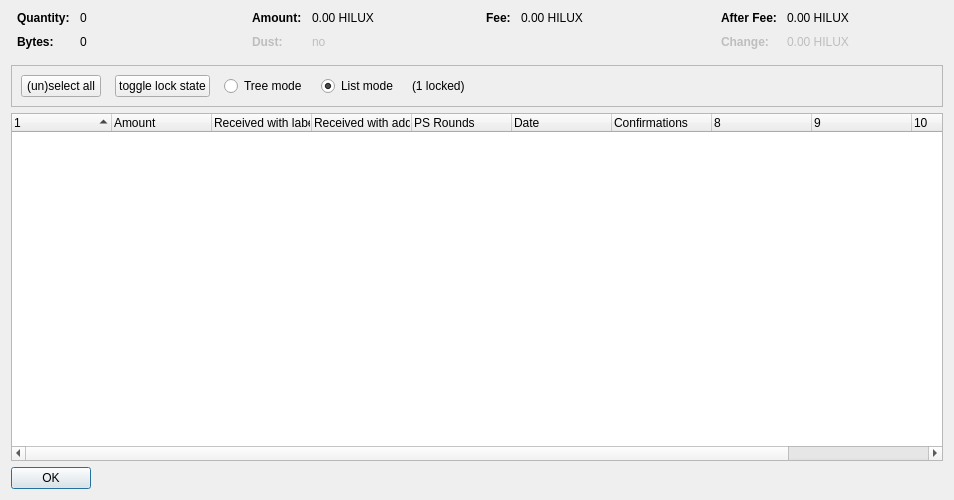
<?xml version="1.0" encoding="UTF-8"?>
<ui version="4.0">
 <class>CoinControlDialog</class>
 <widget class="QDialog" name="CoinControlDialog">
  <property name="geometry">
   <rect>
    <x>0</x>
    <y>0</y>
    <width>954</width>
    <height>500</height>
   </rect>
  </property>
  <property name="windowTitle">
   <string>Coin Selection</string>
  </property>
  <layout class="QVBoxLayout" name="verticalLayout">
   <item>
    <layout class="QHBoxLayout" name="horizontalLayoutTop" stretch="0,0,0,0">
     <property name="topMargin">
      <number>0</number>
     </property>
     <property name="bottomMargin">
      <number>10</number>
     </property>
     <item>
      <layout class="QFormLayout" name="formLayoutCoinControl1">
       <property name="horizontalSpacing">
        <number>10</number>
       </property>
       <property name="verticalSpacing">
        <number>10</number>
       </property>
       <property name="leftMargin">
        <number>6</number>
       </property>
       <property name="rightMargin">
        <number>6</number>
       </property>
       <item row="0" column="0">
        <widget class="QLabel" name="labelCoinControlQuantityText">
         <property name="font">
          <font>
           <weight>75</weight>
           <bold>true</bold>
          </font>
         </property>
         <property name="text">
          <string>Quantity:</string>
         </property>
        </widget>
       </item>
       <item row="0" column="1">
        <widget class="QLabel" name="labelCoinControlQuantity">
         <property name="cursor">
          <cursorShape>IBeamCursor</cursorShape>
         </property>
         <property name="contextMenuPolicy">
          <enum>Qt::ActionsContextMenu</enum>
         </property>
         <property name="text">
          <string notr="true">0</string>
         </property>
         <property name="textInteractionFlags">
          <set>Qt::LinksAccessibleByMouse|Qt::TextSelectableByKeyboard|Qt::TextSelectableByMouse</set>
         </property>
        </widget>
       </item>
       <item row="1" column="0">
        <widget class="QLabel" name="labelCoinControlBytesText">
         <property name="font">
          <font>
           <weight>75</weight>
           <bold>true</bold>
          </font>
         </property>
         <property name="text">
          <string>Bytes:</string>
         </property>
        </widget>
       </item>
       <item row="1" column="1">
        <widget class="QLabel" name="labelCoinControlBytes">
         <property name="cursor">
          <cursorShape>IBeamCursor</cursorShape>
         </property>
         <property name="contextMenuPolicy">
          <enum>Qt::ActionsContextMenu</enum>
         </property>
         <property name="text">
          <string notr="true">0</string>
         </property>
         <property name="textInteractionFlags">
          <set>Qt::LinksAccessibleByMouse|Qt::TextSelectableByKeyboard|Qt::TextSelectableByMouse</set>
         </property>
        </widget>
       </item>
      </layout>
     </item>
     <item>
      <layout class="QFormLayout" name="formLayoutCoinControl2">
       <property name="horizontalSpacing">
        <number>10</number>
       </property>
       <property name="verticalSpacing">
        <number>10</number>
       </property>
       <property name="leftMargin">
        <number>6</number>
       </property>
       <property name="rightMargin">
        <number>6</number>
       </property>
       <item row="0" column="0">
        <widget class="QLabel" name="labelCoinControlAmountText">
         <property name="font">
          <font>
           <weight>75</weight>
           <bold>true</bold>
          </font>
         </property>
         <property name="text">
          <string>Amount:</string>
         </property>
        </widget>
       </item>
       <item row="0" column="1">
        <widget class="QLabel" name="labelCoinControlAmount">
         <property name="cursor">
          <cursorShape>IBeamCursor</cursorShape>
         </property>
         <property name="contextMenuPolicy">
          <enum>Qt::ActionsContextMenu</enum>
         </property>
         <property name="text">
          <string notr="true">0.00 HILUX</string>
         </property>
         <property name="textInteractionFlags">
          <set>Qt::LinksAccessibleByMouse|Qt::TextSelectableByKeyboard|Qt::TextSelectableByMouse</set>
         </property>
        </widget>
       </item>
       <item row="1" column="0">
        <widget class="QLabel" name="labelCoinControlLowOutputText">
         <property name="enabled">
          <bool>false</bool>
         </property>
         <property name="font">
          <font>
           <weight>75</weight>
           <bold>true</bold>
          </font>
         </property>
         <property name="text">
          <string>Dust:</string>
         </property>
        </widget>
       </item>
       <item row="1" column="1">
        <widget class="QLabel" name="labelCoinControlLowOutput">
         <property name="enabled">
          <bool>false</bool>
         </property>
         <property name="cursor">
          <cursorShape>IBeamCursor</cursorShape>
         </property>
         <property name="contextMenuPolicy">
          <enum>Qt::ActionsContextMenu</enum>
         </property>
         <property name="text">
          <string notr="true">no</string>
         </property>
         <property name="textInteractionFlags">
          <set>Qt::LinksAccessibleByMouse|Qt::TextSelectableByKeyboard|Qt::TextSelectableByMouse</set>
         </property>
        </widget>
       </item>
      </layout>
     </item>
     <item>
      <layout class="QFormLayout" name="formLayoutCoinControl3">
       <property name="horizontalSpacing">
        <number>10</number>
       </property>
       <property name="verticalSpacing">
        <number>10</number>
       </property>
       <property name="leftMargin">
        <number>6</number>
       </property>
       <property name="rightMargin">
        <number>6</number>
       </property>
       <item row="0" column="0">
        <widget class="QLabel" name="labelCoinControlFeeText">
         <property name="font">
          <font>
           <weight>75</weight>
           <bold>true</bold>
          </font>
         </property>
         <property name="text">
          <string>Fee:</string>
         </property>
        </widget>
       </item>
       <item row="0" column="1">
        <widget class="QLabel" name="labelCoinControlFee">
         <property name="cursor">
          <cursorShape>IBeamCursor</cursorShape>
         </property>
         <property name="contextMenuPolicy">
          <enum>Qt::ActionsContextMenu</enum>
         </property>
         <property name="text">
          <string notr="true">0.00 HILUX</string>
         </property>
         <property name="textInteractionFlags">
          <set>Qt::LinksAccessibleByMouse|Qt::TextSelectableByKeyboard|Qt::TextSelectableByMouse</set>
         </property>
        </widget>
       </item>
      </layout>
     </item>
     <item>
      <layout class="QFormLayout" name="formLayoutCoinControl4">
       <property name="horizontalSpacing">
        <number>10</number>
       </property>
       <property name="verticalSpacing">
        <number>10</number>
       </property>
       <property name="leftMargin">
        <number>6</number>
       </property>
       <property name="rightMargin">
        <number>6</number>
       </property>
       <item row="0" column="0">
        <widget class="QLabel" name="labelCoinControlAfterFeeText">
         <property name="font">
          <font>
           <weight>75</weight>
           <bold>true</bold>
          </font>
         </property>
         <property name="text">
          <string>After Fee:</string>
         </property>
        </widget>
       </item>
       <item row="0" column="1">
        <widget class="QLabel" name="labelCoinControlAfterFee">
         <property name="cursor">
          <cursorShape>IBeamCursor</cursorShape>
         </property>
         <property name="contextMenuPolicy">
          <enum>Qt::ActionsContextMenu</enum>
         </property>
         <property name="text">
          <string notr="true">0.00 HILUX</string>
         </property>
         <property name="textInteractionFlags">
          <set>Qt::LinksAccessibleByMouse|Qt::TextSelectableByKeyboard|Qt::TextSelectableByMouse</set>
         </property>
        </widget>
       </item>
       <item row="1" column="0">
        <widget class="QLabel" name="labelCoinControlChangeText">
         <property name="enabled">
          <bool>false</bool>
         </property>
         <property name="font">
          <font>
           <weight>75</weight>
           <bold>true</bold>
          </font>
         </property>
         <property name="text">
          <string>Change:</string>
         </property>
        </widget>
       </item>
       <item row="1" column="1">
        <widget class="QLabel" name="labelCoinControlChange">
         <property name="enabled">
          <bool>false</bool>
         </property>
         <property name="cursor">
          <cursorShape>IBeamCursor</cursorShape>
         </property>
         <property name="contextMenuPolicy">
          <enum>Qt::ActionsContextMenu</enum>
         </property>
         <property name="text">
          <string notr="true">0.00 HILUX</string>
         </property>
         <property name="textInteractionFlags">
          <set>Qt::LinksAccessibleByMouse|Qt::TextSelectableByKeyboard|Qt::TextSelectableByMouse</set>
         </property>
        </widget>
       </item>
      </layout>
     </item>
    </layout>
   </item>
   <item>
    <widget class="QFrame" name="frame">
     <property name="minimumSize">
      <size>
       <width>0</width>
       <height>40</height>
      </size>
     </property>
     <property name="frameShape">
      <enum>QFrame::StyledPanel</enum>
     </property>
     <property name="frameShadow">
      <enum>QFrame::Sunken</enum>
     </property>
     <layout class="QHBoxLayout" name="horizontalLayout">
      <item>
       <layout class="QHBoxLayout" name="horizontalLayoutPanel" stretch="0,0,0,0,0,0">
        <property name="spacing">
         <number>14</number>
        </property>
        <item>
         <widget class="QPushButton" name="pushButtonSelectAll">
          <property name="sizePolicy">
           <sizepolicy hsizetype="Maximum" vsizetype="Fixed">
            <horstretch>0</horstretch>
            <verstretch>0</verstretch>
           </sizepolicy>
          </property>
          <property name="text">
           <string>(un)select all</string>
          </property>
          <property name="autoDefault">
           <bool>false</bool>
          </property>
         </widget>
        </item>
        <item>
         <widget class="QPushButton" name="pushButtonToggleLock">
          <property name="sizePolicy">
           <sizepolicy hsizetype="Maximum" vsizetype="Fixed">
            <horstretch>0</horstretch>
            <verstretch>0</verstretch>
           </sizepolicy>
          </property>
          <property name="text">
           <string>toggle lock state</string>
          </property>
          <property name="autoDefault">
           <bool>false</bool>
          </property>
         </widget>
        </item>
        <item>
         <widget class="QRadioButton" name="radioTreeMode">
          <property name="sizePolicy">
           <sizepolicy hsizetype="Maximum" vsizetype="Fixed">
            <horstretch>0</horstretch>
            <verstretch>0</verstretch>
           </sizepolicy>
          </property>
          <property name="text">
           <string>Tree mode</string>
          </property>
         </widget>
        </item>
        <item>
         <widget class="QRadioButton" name="radioListMode">
          <property name="sizePolicy">
           <sizepolicy hsizetype="Maximum" vsizetype="Fixed">
            <horstretch>0</horstretch>
            <verstretch>0</verstretch>
           </sizepolicy>
          </property>
          <property name="text">
           <string>List mode</string>
          </property>
          <property name="checked">
           <bool>true</bool>
          </property>
         </widget>
        </item>
        <item>
         <widget class="QLabel" name="labelLocked">
          <property name="text">
           <string>(1 locked)</string>
          </property>
         </widget>
        </item>
        <item>
         <spacer name="horizontalSpacer">
          <property name="orientation">
           <enum>Qt::Horizontal</enum>
          </property>
          <property name="sizeHint" stdset="0">
           <size>
            <width>40</width>
            <height>20</height>
           </size>
          </property>
         </spacer>
        </item>
       </layout>
      </item>
     </layout>
    </widget>
   </item>
   <item>
    <widget class="CoinControlTreeWidget" name="treeWidget">
     <property name="contextMenuPolicy">
      <enum>Qt::CustomContextMenu</enum>
     </property>
     <property name="sortingEnabled">
      <bool>false</bool>
     </property>
     <property name="columnCount">
      <number>11</number>
     </property>
     <attribute name="headerShowSortIndicator" stdset="0">
      <bool>true</bool>
     </attribute>
     <attribute name="headerStretchLastSection">
      <bool>false</bool>
     </attribute>
     <column>
      <property name="text">
       <string/>
      </property>
     </column>
     <column>
      <property name="text">
       <string>Amount</string>
      </property>
     </column>
     <column>
      <property name="text">
       <string>Received with label</string>
      </property>
     </column>
     <column>
      <property name="text">
       <string>Received with address</string>
      </property>
     </column>
     <column>
      <property name="text">
       <string>PS Rounds</string>
      </property>
     </column>
     <column>
      <property name="text">
       <string>Date</string>
      </property>
     </column>
     <column>
      <property name="text">
       <string>Confirmations</string>
      </property>
      <property name="toolTip">
       <string>Confirmed</string>
      </property>
     </column>
     <column>
      <property name="text">
       <string/>
      </property>
     </column>
     <column>
      <property name="text">
       <string/>
      </property>
     </column>
     <column>
      <property name="text">
       <string/>
      </property>
     </column>
     <column>
      <property name="text">
       <string/>
      </property>
     </column>
    </widget>
   </item>
   <item>
    <widget class="QDialogButtonBox" name="buttonBox">
     <property name="sizePolicy">
      <sizepolicy hsizetype="Maximum" vsizetype="Fixed">
       <horstretch>0</horstretch>
       <verstretch>0</verstretch>
      </sizepolicy>
     </property>
     <property name="orientation">
      <enum>Qt::Horizontal</enum>
     </property>
     <property name="standardButtons">
      <set>QDialogButtonBox::Ok</set>
     </property>
    </widget>
   </item>
  </layout>
 </widget>
 <customwidgets>
  <customwidget>
   <class>CoinControlTreeWidget</class>
   <extends>QTreeWidget</extends>
   <header>coincontroltreewidget.h</header>
  </customwidget>
 </customwidgets>
 <resources/>
 <connections/>
</ui>
